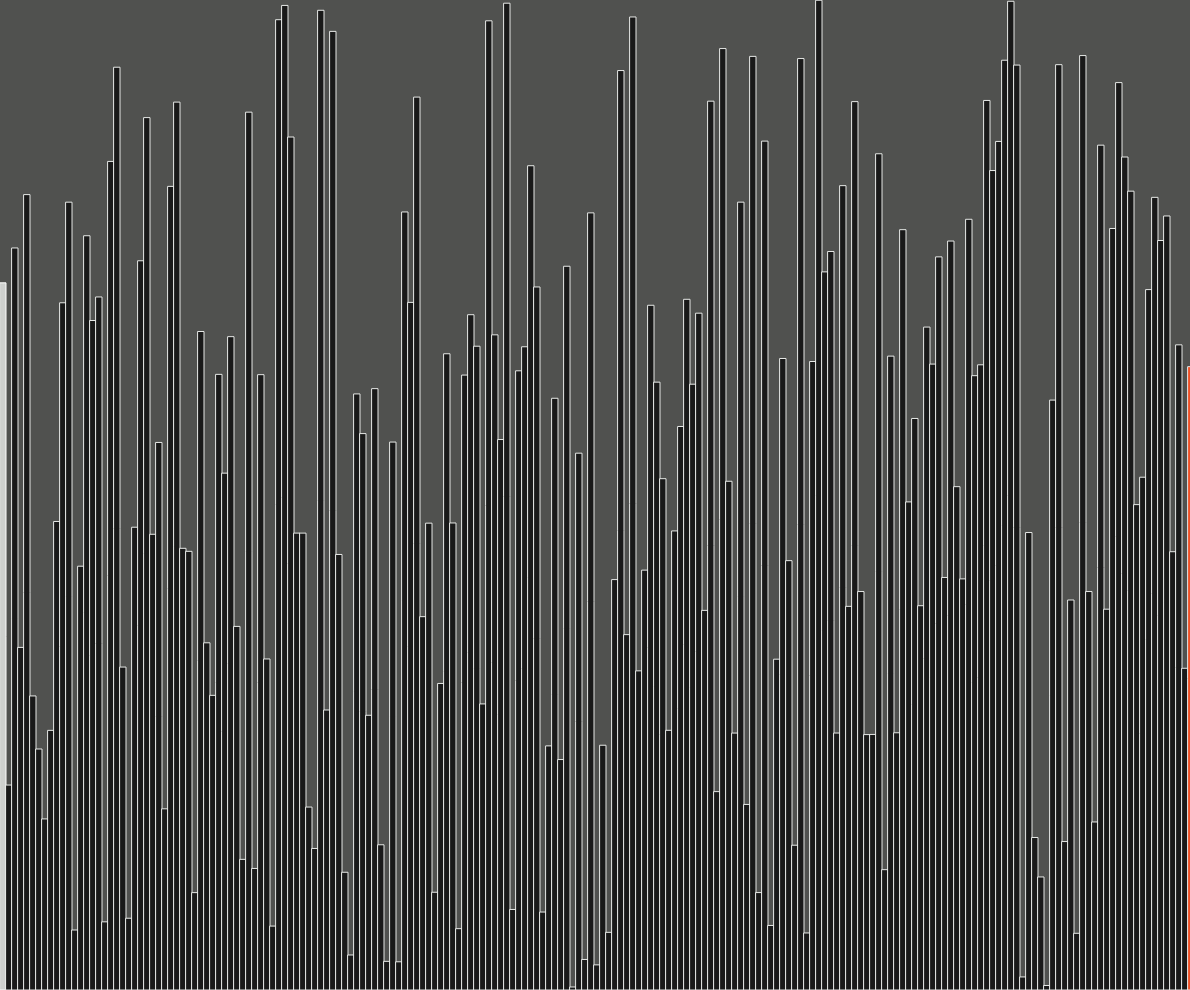
Frame 1 (no input)
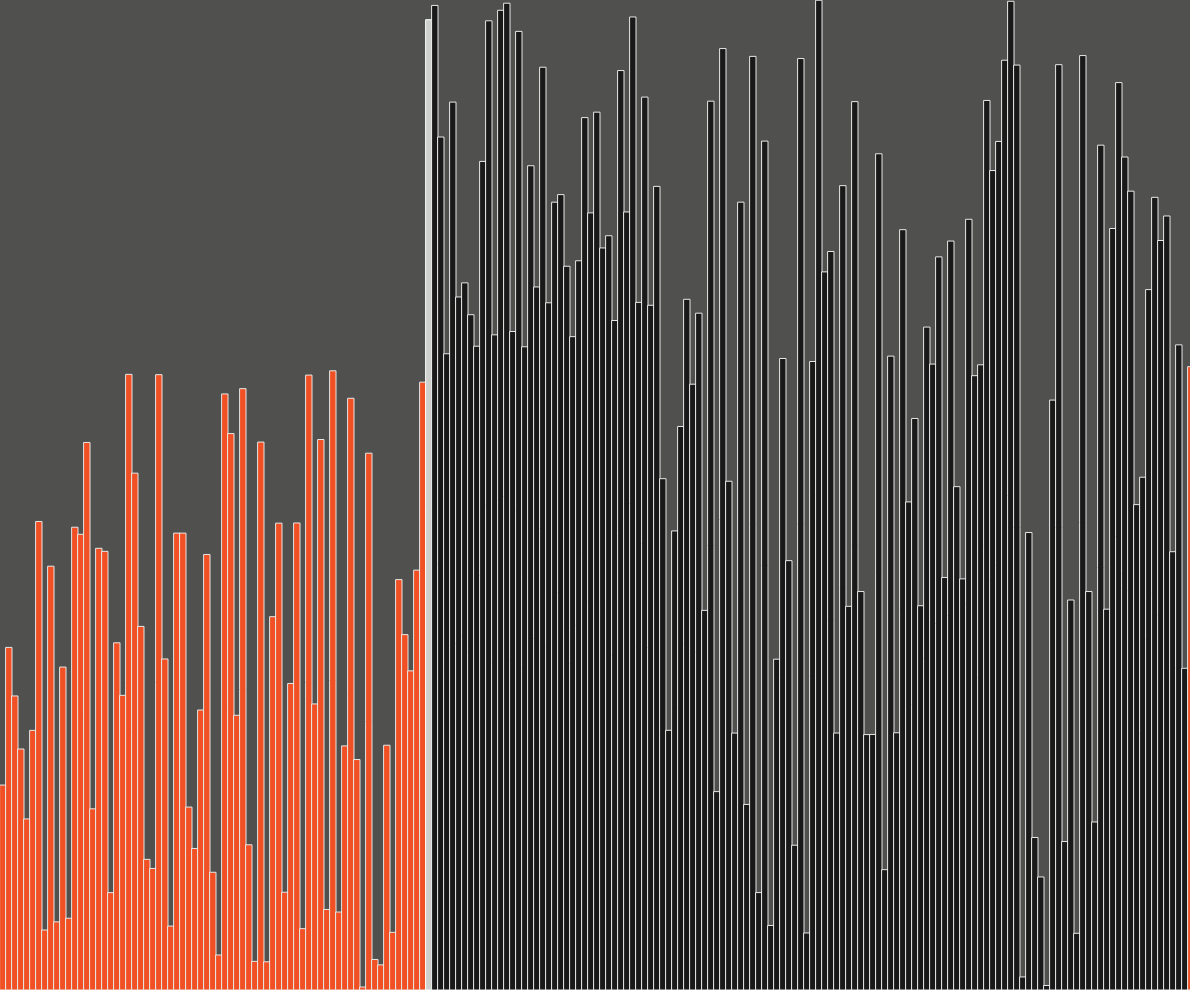
Frame 60 (no input)
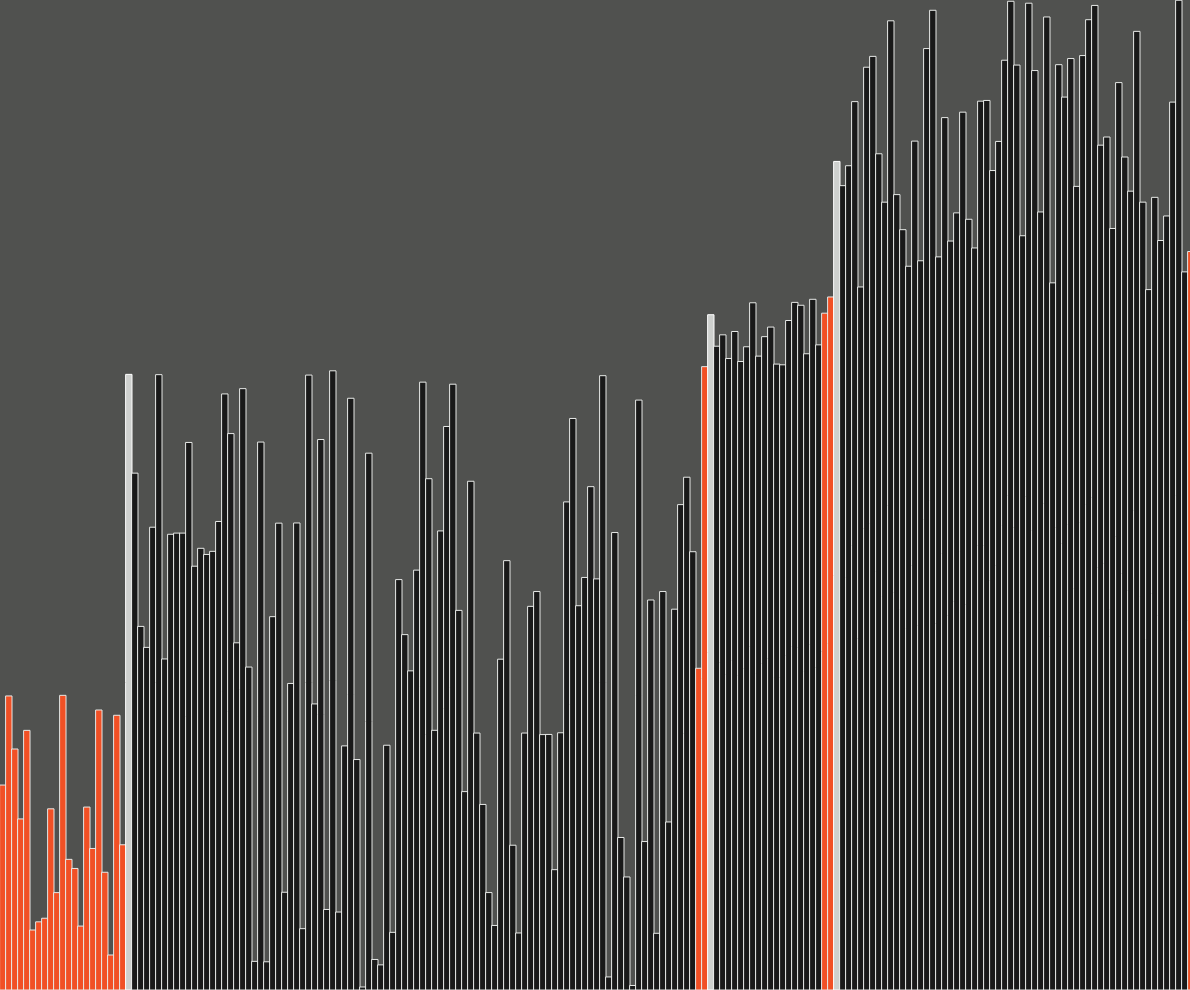
Frame 120 (the mouse pressed at the canvas centre since frame 60)

The p5.js sketch that drew these frames (run headless with seeded random() and noise() and a simulated clock; from frame 60 on, the mouse is pressed at the canvas centre):

// p5.js sketch
// ── sketch.js
// Quicksort/sketch.js
// Link to example: https://p5js.org/examples/simulate-quicksort.html

/* The width of each bar is taken as 8. The array 'states'
helps in identifying the pivot index at every step, and 
also the subarray which is being sortedat any given time. */
let values = [];
let states = [];


/* The setup() function is called once when the program 
starts. Here, we fill the array 'values' with random values
and the array 'states' with a value of -1 for each position. */
function setup() {
  let w = windowWidth - 10;
  let h = windowHeight - 10;

  createCanvas(w, h);

  for(let i = 0; i < width/6; i++) {
    values.push(random(height));
    states.push(-1);
  }

  quickSort(0, values.length - 1);
}


// Resize the window (asynchronously)
function windowResized() {
  resizeCanvas(windowWidth, windowHeight);
}


/* The statements in draw() function are executed continuously
until the program is stopped. Each statement is executed
sequentially and after the last line is read, the first
line is executed again. */

function draw() {
  background(80, 81, 79);
  for (let i = 0; i < values.length; i++) {
    console.log(i);

    // Colors
    if (states[i] == 0) {

      // Color for the bar at the pivot index
      fill(206, 208, 206); // Light gray
      stroke(255, 255, 255); // White

    } else if (states[i] == 1) {

      // Color for the bars being sorted currently
      fill(25, 25, 25); // Eerie black
      stroke(230, 232, 230); // Platinum
    
    } else {

      // Color for the 'sorted'/finished state bars
      fill(241, 80, 37); // Orange
      stroke(230, 232, 230); // White
    }
    
    // Draw the rectangular bars
    rect(i * 6, height - values[i], 6, values[i]);
   }
}

async function quickSort(start, end) {
  if (start > end) {  // To include the case there's nothing to sort
    return;
  }

  /* partition() returns the index of the pivot element.
  Once partition() is executed, all elements to the  
  left of the pivot element are smaller than it and 
  0all elements to its right are larger than it. 
  Then, the original state is restored. */
  let index = await partition(start, end);
  
  states[index] = -1;
  await Promise.all(
    [quickSort(start, index - 1), 
     quickSort(index + 1, end)
    ]);
}


/* We have chosen the element at the last index as 
the pivot element, but we could've made different
choices, e.g. take the first element as pivot. */
async function partition(start, end) {
  for (let i = start; i < end; i++) {
    
    // Identify the elements being considered currently
    states[i] = 1;
  
  }
 
  let pivotIndex = start; // Quicksort algorithm
  states[pivotIndex] = 0; // make pivot index distinct
  let pivotElement = values[end];

  for (let i = start; i < end; i++) {
    if (values[i] < pivotElement) {
      await swap(i, pivotIndex);
      states[pivotIndex] = -1;
      pivotIndex++;
      states[pivotIndex] = 0;
    }
  }

  await swap(end, pivotIndex);

  for (let i = start; i < end; i++) {
    
    // Restore original state
    if (i != pivotIndex) {
      states[i] = -1;
    }
  }

  return pivotIndex;
}


/* swaps elements of 'values' at indices 'i' and 'j' then
adjust the pace of the simulation by changing the value. */
async function swap(i, j) {
  await sleep(25);
  let temp = values[i];
  values[i] = values[j];
  values[j] = temp;
}


/* custom helper function to deliberately slow down
the sorting process and make visualization easy. */
function sleep(ms) {
  return new Promise(resolve => setTimeout(resolve, ms));
}
